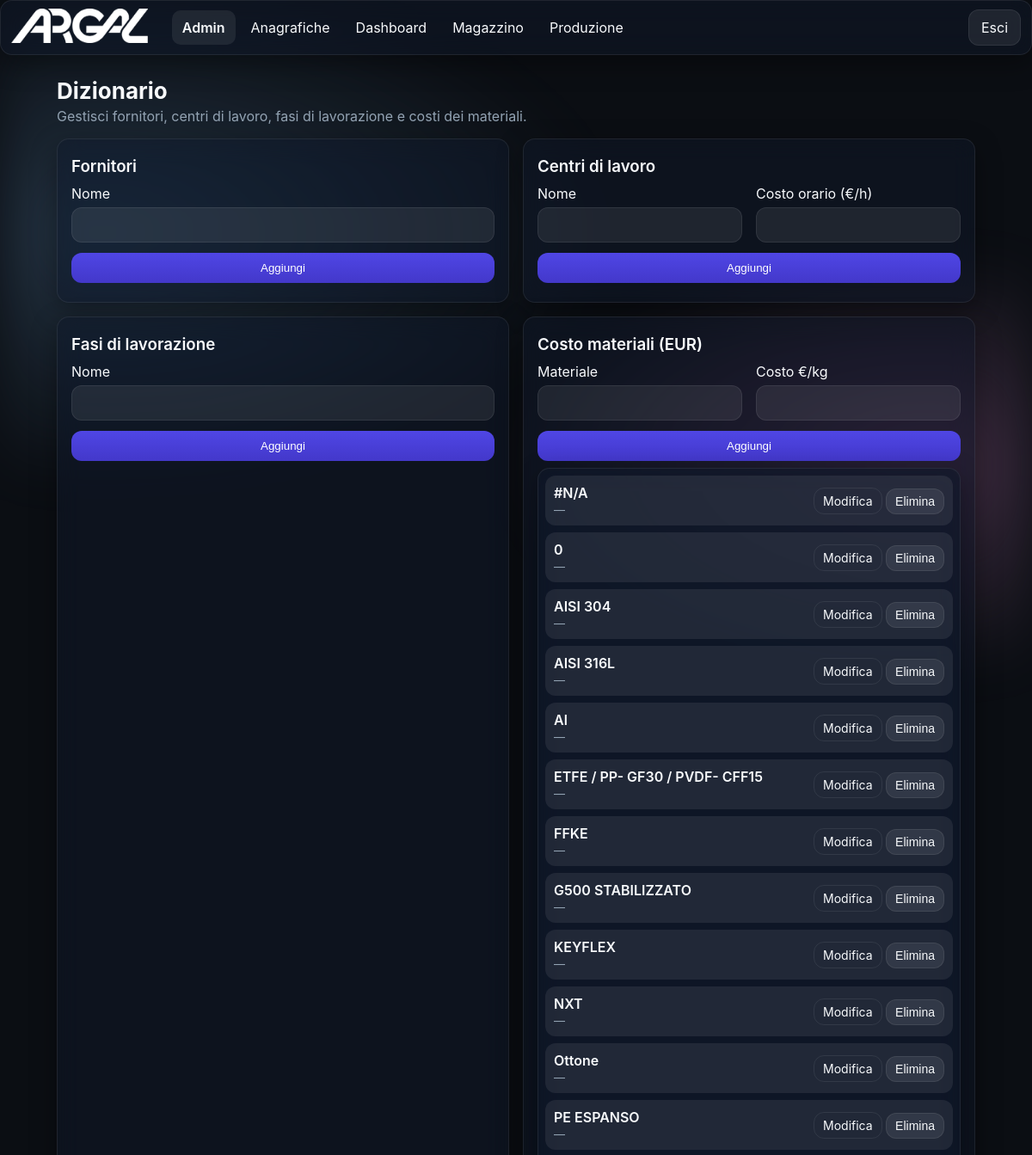
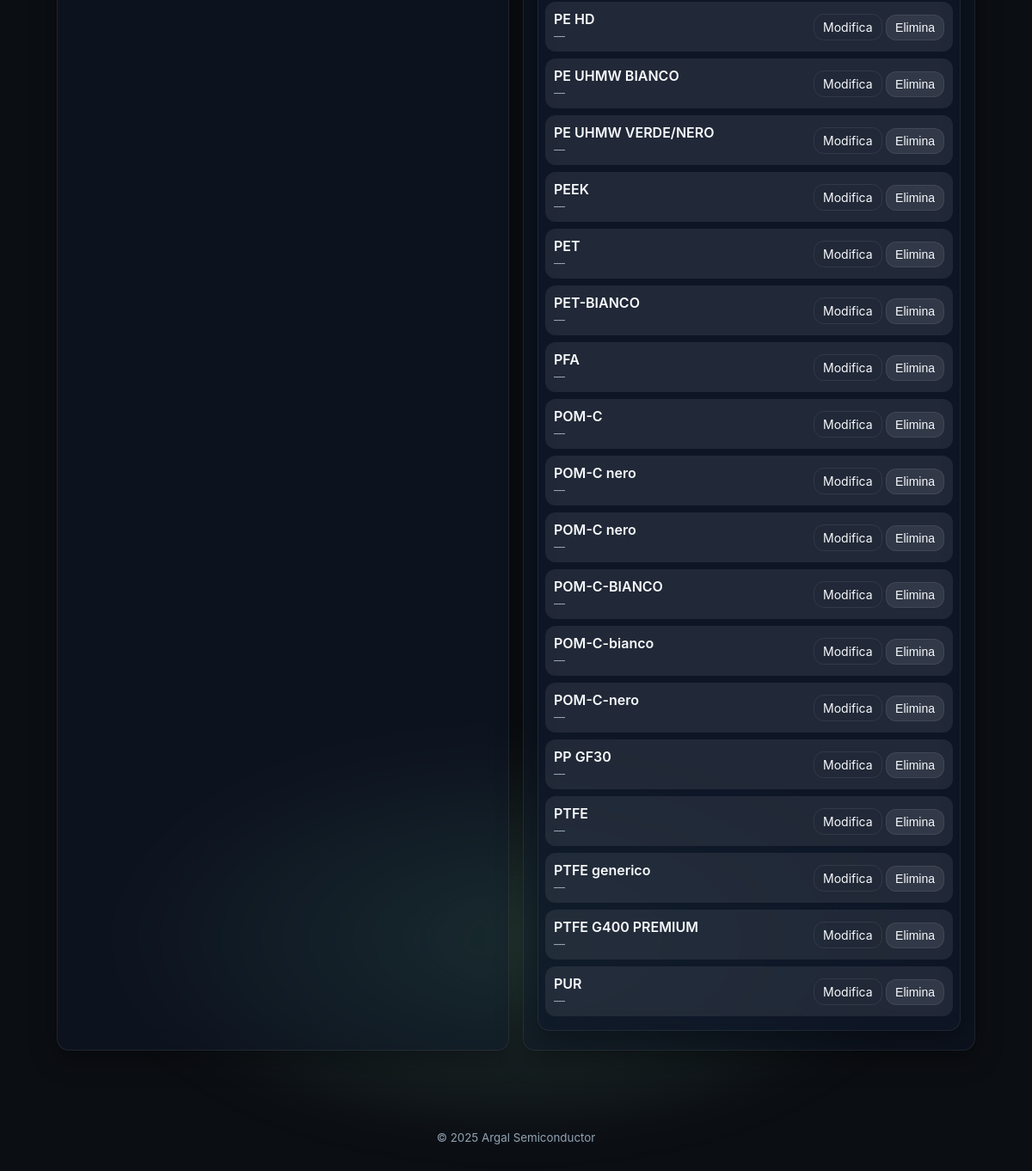
The app's page /admin/dictionary (signed in), older data (2 pictures, top to bottom).
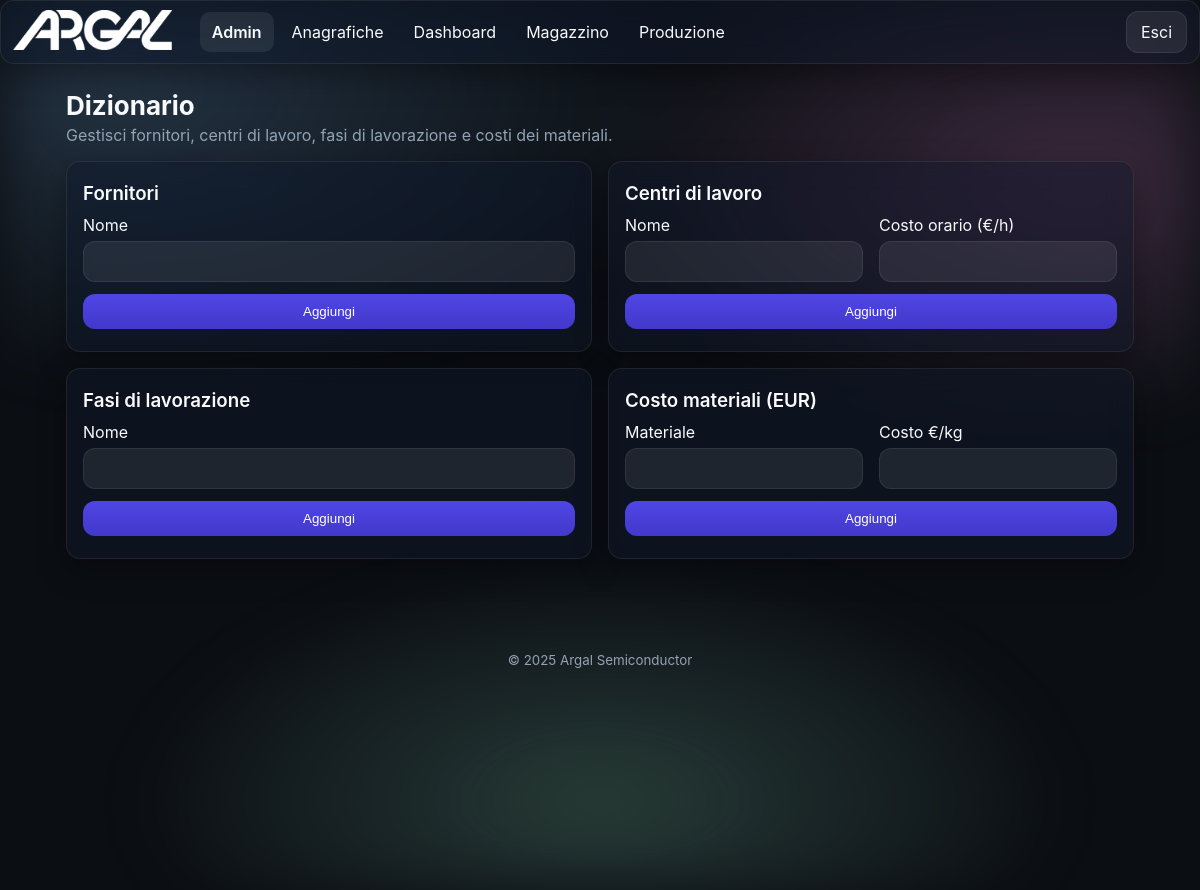
The same page, newer data.
### app/models.py (models this page shows)
class TimestampMixin(db.Model):
    __abstract__ = True
    created_at = db.Column(db.DateTime, default=datetime.utcnow)
    updated_at = db.Column(db.DateTime, default=datetime.utcnow, onupdate=datetime.utcnow)

class Module(TimestampMixin):
    __tablename__ = 'modules'
    id = db.Column(db.Integer, primary_key=True)
    name = db.Column(db.String(100), unique=True, nullable=False)
    slug = db.Column(db.String(100), unique=True, nullable=False)
    endpoint = db.Column(db.String(120), unique=True, nullable=False)
    enabled = db.Column(db.Boolean, default=True)
    icon = db.Column(db.String(100), default='cube')

class MaterialCost(TimestampMixin):
    __tablename__ = 'material_costs'
    id = db.Column(db.Integer, primary_key=True)
    material = db.Column(db.String(255), nullable=False)
    cost_eur = db.Column(db.Float)

### app/blueprints/admin/routes.py (the view, shortened to what this page needs)
@admin_bp.route('/dictionary', methods=['GET', 'POST'])
@login_required
def dictionary():
    admin_required()
    try:
        from sqlalchemy import text
        conn = db.engine.connect()
        res = conn.execute(text('PRAGMA table_info(work_centers)')).fetchall()
        col_names = [row[1] for row in res]  # second column contains the name
        if 'hourly_cost' not in col_names:
            conn.execute(text('ALTER TABLE work_centers ADD COLUMN hourly_cost FLOAT'))
        conn.close()
    except Exception:
        pass
    suppliers = Supplier.query.order_by(Supplier.name.asc()).all()
    work_centers = WorkCenter.query.order_by(WorkCenter.name.asc()).all()
    work_phases = WorkPhase.query.order_by(WorkPhase.name.asc()).all()
    material_costs = MaterialCost.query.order_by(MaterialCost.material.asc()).all()
    return render_template('admin/dictionary.html',
                           suppliers=suppliers,
                           work_centers=work_centers,
                           work_phases=work_phases,
                           material_costs=material_costs)

### app/blueprints/admin/routes.py (called while the page is built)
def admin_required():
    if not current_user.is_authenticated or not getattr(current_user, 'is_admin', False):
        abort(403)

@admin_bp.before_request
def check_admin():
    if not current_user.is_authenticated:
        return login_manager.unauthorized()
    if not current_user.is_admin:
        abort(403)

### app/models.py (called while the page is built)
@login_manager.user_loader
def load_user(user_id):
    try:
        return User.query.get(int(user_id))
    except Exception:
        return None

    @property
    def is_admin(self) -> bool:
        return self.role == 'admin'

### app/templates/admin/dictionary.html (shortened to what this page needs)
{% extends 'base.html' %}
{% block content %}
<section class="section">
  <h2 class="section-title">Dizionario</h2>
  <p class="section-subtitle">Gestisci fornitori, centri di lavoro, fasi di lavorazione e costi dei materiali.</p>
  <div class="grid grid-2">
    <div class="card glass">
      <h3 class="card-title">Fornitori</h3>
      <form method="post" class="form">
        <label class="field"><span>Nome</span><input name="name" required></label>
        <button class="btn primary" type="submit">Aggiungi</button>
      </form>
    </div>
    <div class="card glass">
      <h3 class="card-title">Centri di lavoro</h3>
      <form method="post" class="form">
        <div class="grid grid-2">
          <label class="field"><span>Nome</span><input name="name" required></label>
          <label class="field"><span>Costo orario (€/h)</span><input name="cost" type="number" step="0.0001"></label>
        </div>
        <button class="btn primary" type="submit">Aggiungi</button>
      </form>
    </div>
    <div class="card glass">
      <h3 class="card-title">Fasi di lavorazione</h3>
      <form method="post" class="form">
        <label class="field"><span>Nome</span><input name="name" required></label>
        <button class="btn primary" type="submit">Aggiungi</button>
      </form>
    </div>
    <div class="card glass">
      <h3 class="card-title">Costo materiali (EUR)</h3>
      <form method="post" class="form">
        <div class="grid grid-2">
          <label class="field"><span>Materiale</span><input name="material" required></label>
          <label class="field"><span>Costo €/kg</span><input name="cost" type="number" step="0.0001"></label>
        </div>
        <button class="btn primary" type="submit">Aggiungi</button>
      </form>
      {% if material_costs|length > 0 %}
        <div class="list glass" style="margin-top:8px;">
          {% for m in material_costs %}
          <div class="list-row">
            <div class="list-info">
              <div class="list-title">{{ m.material }}</div>
              <div class="list-subtitle">
                {% if m.cost_eur %}{{ m.cost_eur }} €/kg{% else %}—{% endif %}
              </div>
            </div>
            <div class="list-actions">
              <a class="btn small ghost" href="{{ url_for('admin.edit_material_cost', mc_id=m.id) }}">Modifica</a>
              <form method="post" action="{{ url_for('admin.delete_material_cost', mc_id=m.id) }}" style="display:inline;">
                <button class="btn danger small" type="submit" onclick="return confirm('Sei sicuro di voler eliminare questo costo materiale?');">Elimina</button>
              </form>
            </div>
          </div>
          {% endfor %}
        </div>
      {% endif %}
    </div>
  </div>
</section>
{% endblock %}

### app/templates/base.html (shortened to what this page needs)
<!doctype html>
<html lang="it" data-theme="dark">
<head>
  <link rel="stylesheet" href="{{ url_for('static', filename='css/styles.css') }}">
</head>
<body>
  <div class="bg-aurora"></div>
  {% if current_user.is_authenticated and not embedded %}
  <header class="app-header glass">
    <div class="brand">
      <a href="{{ url_for('dashboard.index') }}" class="brand-link" style="display:inline-block;">
        <img src="{{ url_for('static', filename='img/logo.png') }}" alt="Logo" class="logo">
      </a>
    </div>
    <nav class="nav-desktop">
      {% set cur_ep = request.endpoint or '' %}
      {% set detected_bp = (cur_ep.split('.')|first) %}
      {% set forced_bp = None %}
      {% if active_module is defined and active_module %}
        {% set forced_bp = active_module %}
      {% elif g is defined and g.active_module is defined and g.active_module %}
        {% set forced_bp = g.active_module %}
      {% endif %}
      {% set cur_bp = forced_bp if forced_bp else detected_bp %}
      {% for m in enabled_modules %}
        {% set mod_bp = (m.endpoint.split('.')|first) %}
        {% set is_active = (mod_bp == cur_bp) %}
        {% set display_name = 'Anagrafiche' if (m.slug == 'products' or m.name == 'Prodotti') else m.name %}
        <a class="nav-link{{ ' active' if is_active else '' }}" href="{{ url_for(m.endpoint) }}">{{ display_name }}</a>
      {% endfor %}
    </nav>
    <div class="header-actions">
      <a class="btn btn-ghost" href="{{ url_for('auth.logout') }}">Esci</a>
    </div>
  </header>
    {% set cur_ep = request.endpoint or '' %}
    {% set detected_bp = (cur_ep.split('.')|first) %}
    {% set forced_bp = None %}
    {% if active_module is defined and active_module %}
      {% set forced_bp = active_module %}
    {% elif g is defined and g.active_module is defined and g.active_module %}
      {% set forced_bp = g.active_module %}
    {% endif %}
    {% set cur_bp = forced_bp if forced_bp else detected_bp %}
  {% endif %}
  <main class="container">
    {% block content %}{% endblock %}
  </main>
  {% if not embedded %}
  <footer class="app-footer">
    <small>© {{ 2025 }} Argal Semiconductor</small>
  </footer>
  {% endif %}
</body>
</html>

### app/static/css/styles.css (style rules this page uses)
:root { --radius: 14px; --gap: 16px; --glass-bg: rgba(255,255,255,.10); --glass-stroke: rgba(255,255,255,.25); --text: #0b0b0c; --muted: #6b7280; --bg: #f6f7fb; --card: rgba(255,255,255,.6); --shadow: 0 10px 30px rgba(2,6,23,.15); }
html[data-theme='dark'] { --glass-bg: rgba(17,25,40,.50); --glass-stroke: rgba(255,255,255,.08); --text: #f8fafc; --muted: #93a3b3; --bg: #0b0e13; --card: rgba(255,255,255,.08); --shadow: 0 10px 30px rgba(0,0,0,.35); color-scheme: dark light; }
* { box-sizing:border-box; }
html,body { height:100%; }
body { margin:0; font-family: -apple-system, BlinkMacSystemFont, "Segoe UI", Roboto, Inter, "Helvetica Neue", Arial, "Apple Color Emoji","Segoe UI Emoji", "Segoe UI Symbol"; color: var(--text); background: var(--bg); }
.container { max-width:1100px; margin: 90px auto 60px; padding: 0 16px; }
.bg-aurora { position: fixed; inset: 0; background: radial-gradient(1200px 600px at 10% 10%, #8ec5ff33 0%, transparent 50%), radial-gradient(1000px 500px at 90% 20%, #ffa3e533 0%, transparent 50%), radial-gradient(1200px 600px at 50% 90%, #a7f3d033 0%, transparent 40%); filter: blur(30px) saturate(120%); animation: float 16s linear infinite alternate; z-index: -1; }
.glass { background: var(--glass-bg); border: 1px solid var(--glass-stroke); backdrop-filter: blur(14px) saturate(140%); -webkit-backdrop-filter: blur(14px) saturate(140%); border-radius: var(--radius); box-shadow: var(--shadow); }
.app-header { position: fixed; top: 0; left: 0; right: 0; height: 64px; display:flex; align-items:center; gap:16px; padding: 0 12px; z-index: 1000; }
.brand { display:flex; align-items:center; gap:10px; }
.brand .logo { height: 40px; width: auto; }
.nav-desktop { margin-left: 12px; display:none; gap:6px; }
.nav-desktop .nav-link { display:inline-flex; align-items:center; gap:8px; padding:10px 12px; border-radius: 10px; text-decoration:none; color:inherit; transition: transform .2s ease, background .2s ease, font-weight .2s ease; }
.nav-desktop .nav-link.active, .nav-mobile .nav-link.active { font-weight:600; background: var(--card); }
.header-actions { margin-left:auto; display:flex; align-items:center; gap:10px; }
@media (min-width: 900px) { .nav-desktop { display:flex; } }
.btn { display:inline-flex; align-items:center; justify-content:center; gap:8px; padding:10px 14px; border-radius: 12px; border:1px solid var(--glass-stroke); background: var(--card); cursor:pointer; text-decoration:none; color:inherit; transition: transform .2s ease, filter .2s ease, background .2s ease; }
.btn.primary { background: linear-gradient(180deg, #4f46e5, #4338ca); color:white; border:0; }
.section { margin-top: 12px; }
.section-title { font-size: 26px; margin: 10px 0; }
.section-subtitle { color: var(--muted); margin-top: -6px; }
.grid { display:grid; gap: var(--gap); }
.grid-2 { grid-template-columns: repeat(1, minmax(0,1fr)); }
@media (min-width: 700px) { .grid-2 { grid-template-columns: repeat(2, minmax(0,1fr)); } }
.card { padding: 16px 16px 22px; }
.card-title { margin: 4px 0 10px; font-weight:600; }
.form { display:flex; flex-direction:column; gap: 12px; }
.field { display:flex; flex-direction:column; gap:6px; }
.field input:not([type="checkbox"]):not([type="radio"]), .field textarea, .field select { border-radius: 12px; padding:12px 14px; background: var(--card); border:1px solid var(--glass-stroke); color: inherit; outline: none; -webkit-appearance: none; appearance: none; }
.app-footer { text-align:center; padding: 30px 0; color: var(--muted); }

Row changes from the older to the newer data that the page shows:
removed MaterialCost: material "#N/A"
removed MaterialCost: material "0"
removed MaterialCost: material "AISI 304"
removed MaterialCost: material "AISI 316L"
removed MaterialCost: material "Al"
removed MaterialCost: material "ETFE / PP- GF30 / PVDF- CFF15"
removed MaterialCost: material "FFKE"
removed MaterialCost: material "G500 STABILIZZATO"
removed MaterialCost: material "KEYFLEX"
removed MaterialCost: material "NXT"
removed MaterialCost: material "Ottone"
removed MaterialCost: material "PE ESPANSO"
removed MaterialCost: material "PE HD"
removed MaterialCost: material "PE UHMW BIANCO"
removed MaterialCost: material "PE UHMW VERDE/NERO"
removed MaterialCost: material "PEEK"
removed MaterialCost: material "PET"
removed MaterialCost: material "PET-BIANCO"
removed MaterialCost: material "PFA"
removed MaterialCost: material "POM-C"
removed MaterialCost: material "POM-C nero"
removed MaterialCost: material "POM-C nero"
removed MaterialCost: material "POM-C-BIANCO"
removed MaterialCost: material "POM-C-bianco"
removed MaterialCost: material "POM-C-nero"
removed MaterialCost: material "PP GF30"
removed MaterialCost: material "PTFE"
removed MaterialCost: material "PTFE generico"
removed MaterialCost: material "PTFE G400 PREMIUM"
removed MaterialCost: material "PUR"
